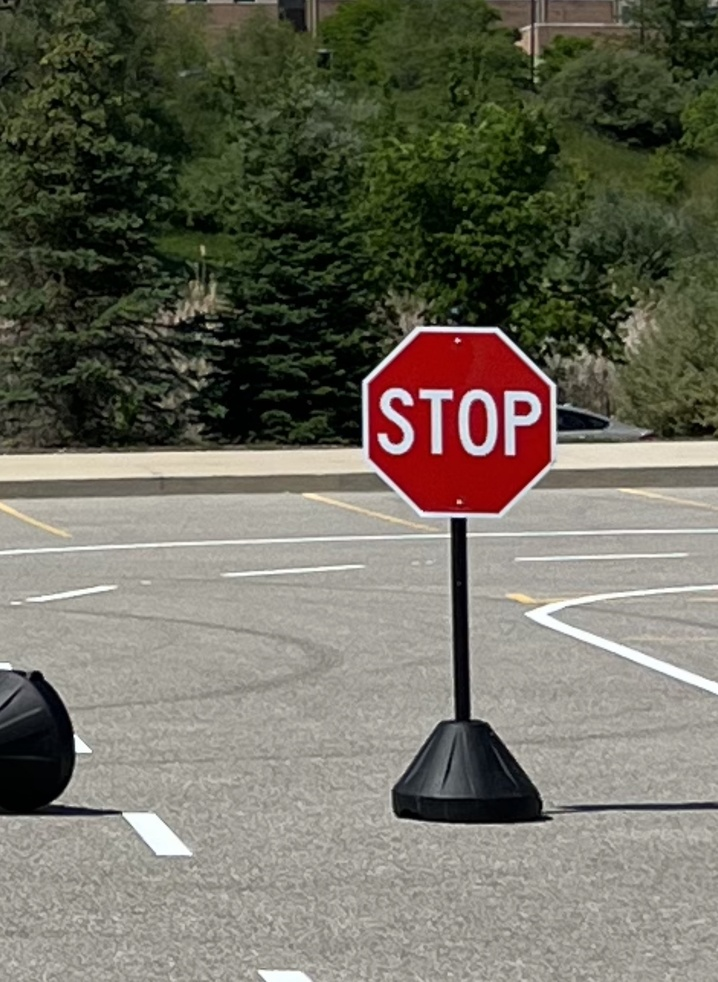
#> input picture ocr/data/8079.jpg, 718 x 982 px, shrunk from 1170 x 1600 before the run
$ python -i utils.py   (imports and definitions only)
#> lines starting #> are read from the running program, lines starting #| are printed output that depends on the picture
#> further down, picture is the input picture: shape (982, 718, 3); mean B, G, R 94.9, 107.6, 110.2
import cv2
import numpy as np
from PIL import Image
import copy

def to_png(src, target):
    img = Image.open(src)
    img.save(target)


#increase contrast of bgr img to bgr img
def inc_cont(img:np.ndarray):
    lab= cv2.cvtColor(img, cv2.COLOR_BGR2LAB)
#> lab: shape (982, 718, 3); mean of channels 0, 1, 2 113.6, 126.4, 136.2
    l_channel, a, b = cv2.split(lab)
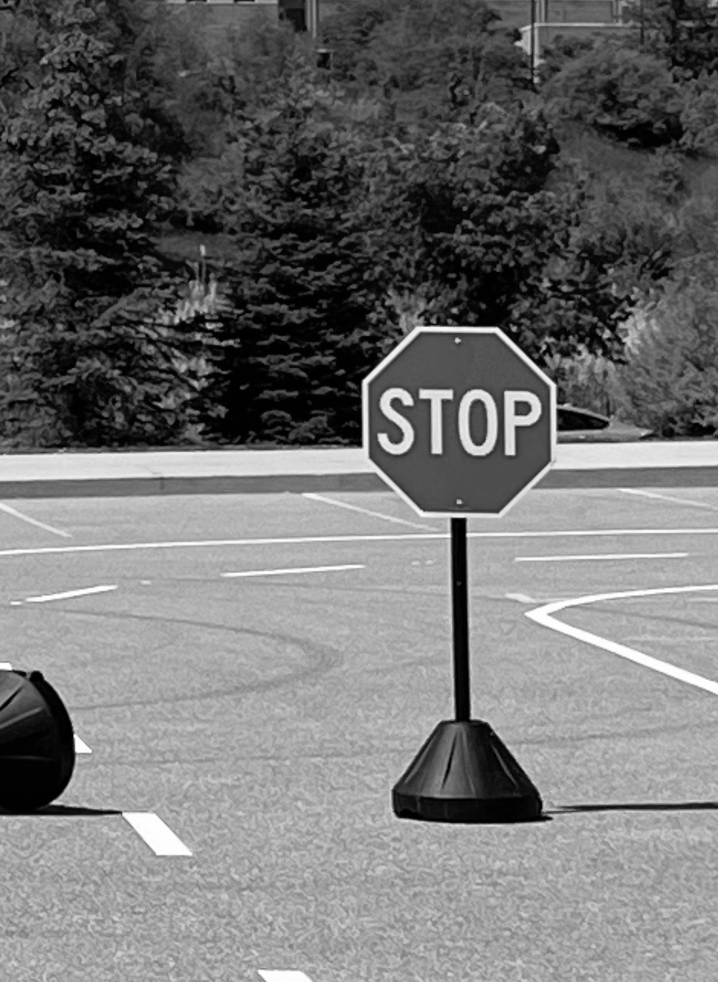
#> l_channel: shape (982, 718); min 0, max 255, mean 113.6
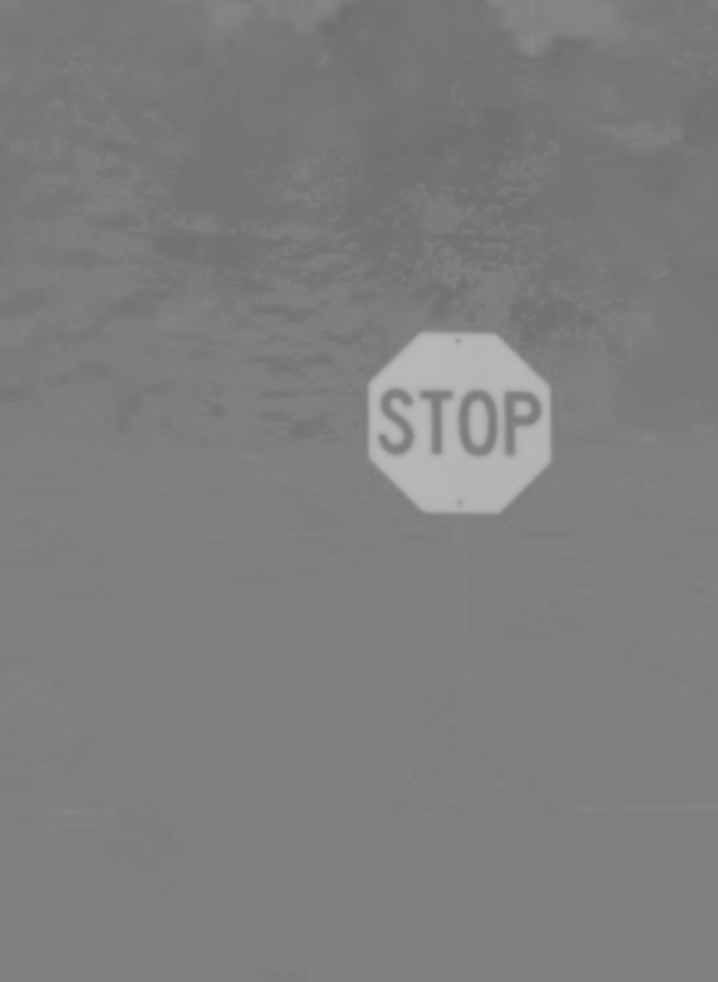
#> a: shape (982, 718); min 110, max 185, mean 126.4
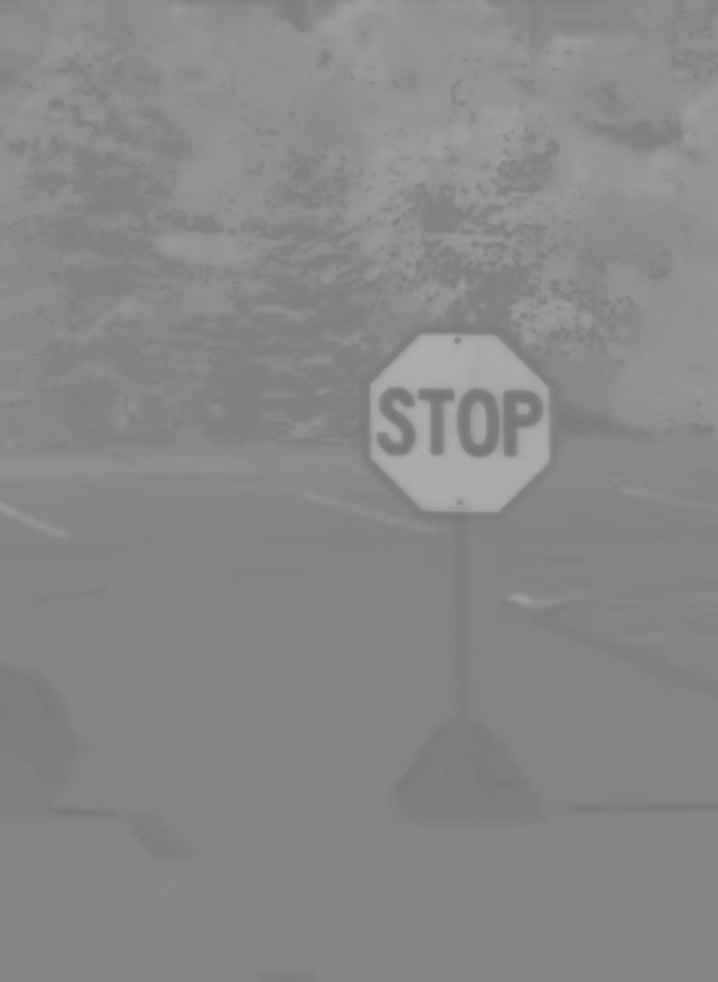
#> b: shape (982, 718); min 115, max 175, mean 136.2

    # Applying CLAHE to L-channel
    # feel free to try different values for the limit and grid size:
    clahe = cv2.createCLAHE(clipLimit=2.0, tileGridSize=(8,8))
    cl = clahe.apply(l_channel)
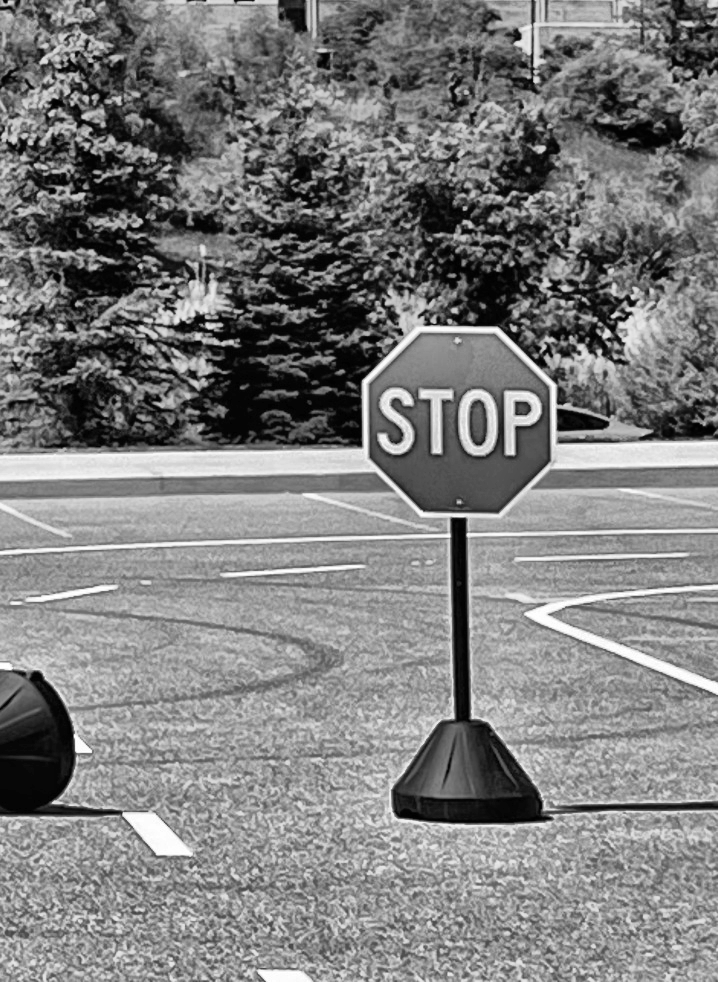
#> cl: shape (982, 718); min 0, max 255, mean 125.8

    # merge the CLAHE enhanced L-channel with the a and b channel
    limg = cv2.merge((cl,a,b))
#> limg: shape (982, 718, 3); mean of channels 0, 1, 2 125.8, 126.4, 136.2

    # Converting image from LAB Color model to BGR color spcae
    enhanced_img = cv2.cvtColor(limg, cv2.COLOR_LAB2BGR)
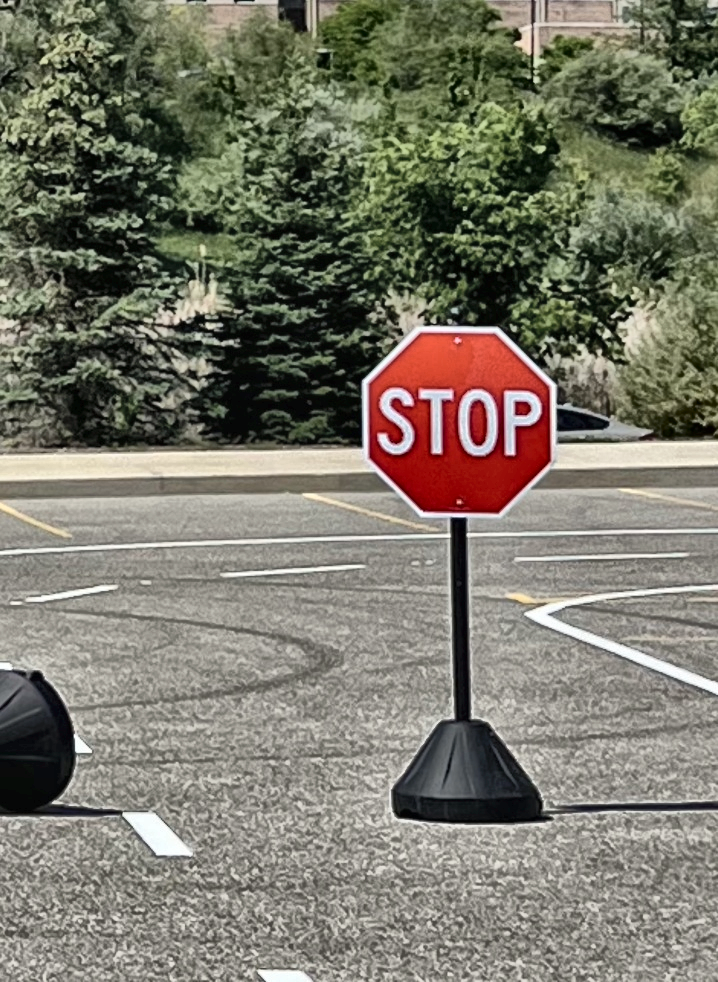
#> enhanced_img: shape (982, 718, 3); mean B, G, R 105.8, 119.3, 121.7

    return enhanced_img


# [86 lines left out: functions hsv_filter, get_oct, dilate, red_mask, not called in this run]

>>> import cv2
>>> picture = cv2.imread('../../../../../../../ocr/data/8079.jpg')
>>> result = inc_cont(picture)
